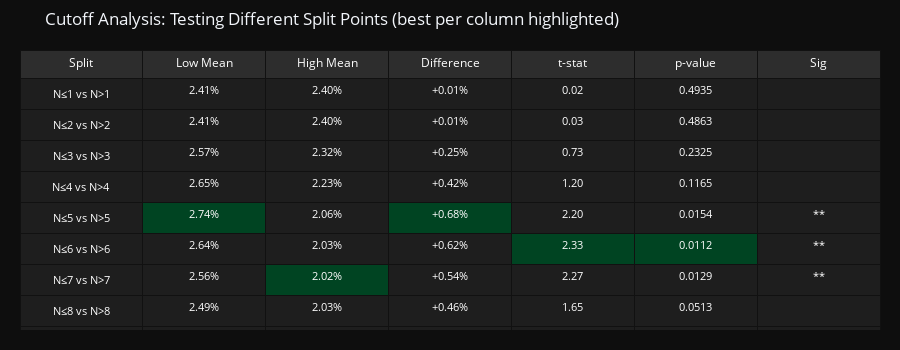

The cell this chart's notebook holds for it:
### Markdown cell above
## 6. Finding the Optimal Cutoff Point

Where should we split? Let's test all possible cutoff points to see which gives the strongest evidence.

### Code cell
print("Test 4: Finding the Optimal Cutoff Point")
print("=" * 70)
print()

cutoff_results = []
for cutoff in range(1, 10):
    low_group = np.mean([alphas[n] for n in range(1, cutoff + 1)], axis=0)
    high_group = np.mean([alphas[n] for n in range(cutoff + 1, 11)], axis=0)
    
    low_mean = np.mean(low_group)
    high_mean = np.mean(high_group)
    diff = low_mean - high_mean
    
    t_stat, p_val = stats.ttest_rel(low_group, high_group)
    p_one_tail = p_val / 2 if t_stat > 0 else 1 - p_val / 2
    
    cutoff_results.append({
        'cutoff': cutoff,
        'split': f'N≤{cutoff} vs N>{cutoff}',
        'low_mean': low_mean * 100,
        'high_mean': high_mean * 100,
        'diff': diff * 100,
        't_stat': t_stat,
        'p_value': p_one_tail,
        'sig': '***' if p_one_tail < 0.01 and diff > 0 else '**' if p_one_tail < 0.05 and diff > 0 else ''
    })

# Find best values for each column
low_means = [r['low_mean'] for r in cutoff_results]
high_means = [r['high_mean'] for r in cutoff_results]
diffs = [r['diff'] for r in cutoff_results]
t_stats = [r['t_stat'] for r in cutoff_results]
p_values = [r['p_value'] for r in cutoff_results]

# For cutoff analysis: best = highest diff with significant p-value
# We highlight: highest low_mean, lowest high_mean, highest diff, highest t_stat, lowest p_value
best_low_idx = np.argmax(low_means)
best_high_idx = np.argmin(high_means)  # Lower is "better" (makes the diff bigger)
best_diff_idx = np.argmax(diffs)
best_tstat_idx = np.argmax(t_stats)
best_pval_idx = np.argmin(p_values)

def make_colors_cutoff(best_idx):
    return ['#004422' if i == best_idx else '#1e1e1e' for i in range(9)]

cell_colors = [
    ['#1e1e1e'] * 9,  # Split - no highlight
    make_colors_cutoff(best_low_idx),   # Low Mean
    make_colors_cutoff(best_high_idx),  # High Mean
    make_colors_cutoff(best_diff_idx),  # Difference
    make_colors_cutoff(best_tstat_idx), # t-stat
    make_colors_cutoff(best_pval_idx),  # p-value
    ['#1e1e1e'] * 9,  # Sig - no highlight
]

# Create formatted display data
table_data = {
    'Split': [r['split'] for r in cutoff_results],
    'Low Mean': [f"{r['low_mean']:.2f}%" for r in cutoff_results],
    'High Mean': [f"{r['high_mean']:.2f}%" for r in cutoff_results],
    'Difference': [f"{r['diff']:+.2f}%" for r in cutoff_results],
    't-stat': [f"{r['t_stat']:.2f}" for r in cutoff_results],
    'p-value': [f"{r['p_value']:.4f}" for r in cutoff_results],
    'Sig': [r['sig'] for r in cutoff_results]
}

fig = go.Figure(data=[go.Table(
    header=dict(
        values=list(table_data.keys()),
        fill_color='#2d2d2d',
        font=dict(color='white', size=12),
        align='center'
    ),
    cells=dict(
        values=list(table_data.values()),
        fill_color=cell_colors,
        font=dict(color='white', size=11),
        align='center'
    )
)])

fig.update_layout(
    title='Cutoff Analysis: Testing Different Split Points (best per column highlighted)',
    paper_bgcolor='#0e0e0e',
    margin=dict(l=20, r=20, t=50, b=20),
    height=350
)
fig.show()

# Find best cutoff
best = min([r for r in cutoff_results if r['diff'] > 0], key=lambda x: x['p_value'])
print(f"\nOptimal cutoff: N≤{best['cutoff']} (p={best['p_value']:.4f})")

### Figure 1 — Plotly figure (JSON) as saved in the notebook; plotly's stock layout.template omitted (floating-point values rounded to 4 significant figures)
{"data": [{"cells": {"align": "center", "fill": {"color": [["#1e1e1e", "#1e1e1e", "#1e1e1e", "#1e1e1e", "#1e1e1e", "#1e1e1e", "#1e1e1e", "#1e1e1e", "#1e1e1e"], ["#1e1e1e", "#1e1e1e", "#1e1e1e", "#1e1e1e", "#004422", "#1e1e1e", "#1e1e1e", "#1e1e1e", "#1e1e1e"], ["#1e1e1e", "#1e1e1e", "#1e1e1e", "#1e1e1e", "#1e1e1e", "#1e1e1e", "#004422", "#1e1e1e", "#1e1e1e"], ["#1e1e1e", "#1e1e1e", "#1e1e1e", "#1e1e1e", "#004422", "#1e1e1e", "#1e1e1e", "#1e1e1e", "#1e1e1e"], ["#1e1e1e", "#1e1e1e", "#1e1e1e", "#1e1e1e", "#1e1e1e", "#004422", "#1e1e1e", "#1e1e1e", "#1e1e1e"], ["#1e1e1e", "#1e1e1e", "#1e1e1e", "#1e1e1e", "#1e1e1e", "#004422", "#1e1e1e", "#1e1e1e", "#1e1e1e"], ["#1e1e1e", "#1e1e1e", "#1e1e1e", "#1e1e1e", "#1e1e1e", "#1e1e1e", "#1e1e1e", "#1e1e1e", "#1e1e1e"]]}, "font": {"color": "white", "size": 11}, "values": [["N≤1 vs N>1", "N≤2 vs N>2", "N≤3 vs N>3", "N≤4 vs N>4", "N≤5 vs N>5", "N≤6 vs N>6", "N≤7 vs N>7", "N≤8 vs N>8", "N≤9 vs N>9"], ["2.41%", "2.41%", "2.57%", "2.65%", "2.74%", "2.64%", "2.56%", "2.49%", "2.43%"], ["2.40%", "2.40%", "2.32%", "2.23%", "2.06%", "2.03%", "2.02%", "2.03%", "2.08%"], ["+0.01%", "+0.01%", "+0.25%", "+0.42%", "+0.68%", "+0.62%", "+0.54%", "+0.46%", "+0.36%"], ["0.02", "0.03", "0.73", "1.20", "2.20", "2.33", "2.27", "1.65", "1.25"], ["0.4935", "0.4863", "0.2325", "0.1165", "0.0154", "0.0112", "0.0129", "0.0513", "0.1083"], ["", "", "", "", "**", "**", "**", "", ""]]}, "header": {"align": "center", "fill": {"color": "#2d2d2d"}, "font": {"color": "white", "size": 12}, "values": ["Split", "Low Mean", "High Mean", "Difference", "t-stat", "p-value", "Sig"]}, "type": "table"}], "layout": {"height": 350, "margin": {"b": 20, "l": 20, "r": 20, "t": 50}, "paper_bgcolor": "#0e0e0e", "title": {"text": "Cutoff Analysis: Testing Different Split Points (best per column highlighted)"}}}
